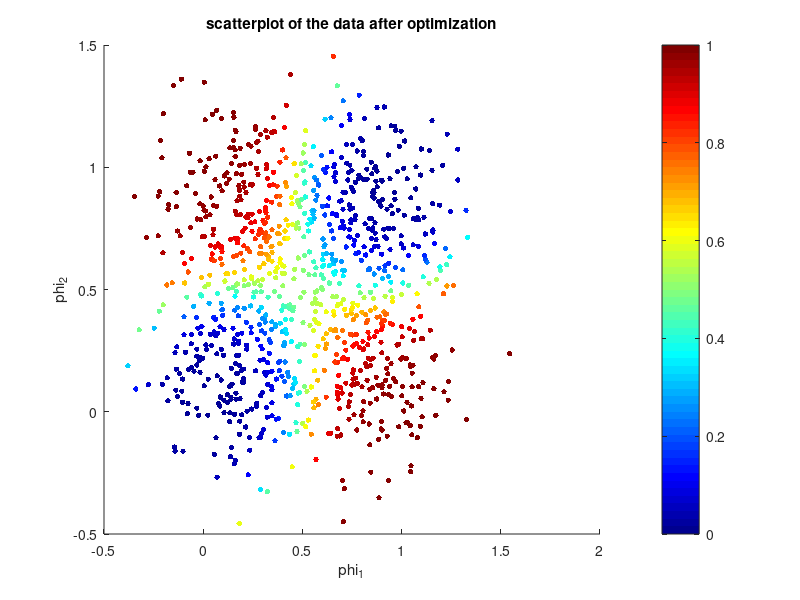

MATLAB code for this plot:
clear
data = load('a010_irlsdata.txt','-ASCII');
X = data(:,1:2); C = data(:,3);

%%
% E2 P2 Q1
Red = C;
Gre = ones(length(C),1) - Red;
Blu = zeros(length(C),1);

scatter(X(:,1),X(:,2),25,[Red Gre Blu],'fill');
xlabel('x_1');
ylabel('x_2');
title('Two class data for logistic regression')
%%
% E2 P2 Q2

Ps = [ones(length(X),1), X];
w0 = [0;0;0]

sigmf = @(x) 1./(1+exp(-x))
y = @(x,w) sigmf(w(1) + (w(2).*x(:,1)) + (w(3).*x(:,2)))

% class probabilities before optimization:
y(X,w0)
%%
iters = 10;
w = w0
for i = 1:iters
    R = repmat((y(X,w).*(1-y(X,w))),1,length(X)).*eye(length(X));
    H = Ps'*R*Ps;
    d = Ps'*(y(X,w)-C);
    w = w - inv(H)*d;
end
w

%%
% E2 P2 Q3
cl = y(X,w)
mycolormap = colormap('Jet');
d64 = [0:63]/63; % 
c = interp1(d64, mycolormap,cl);

dotsize = 15;
scatter(X(:,1),X(:,2),dotsize,c,'fill');
xlabel('x_1');
ylabel('x_2');
colorbar;
title('scatterplot of data point probabilities')

%%
%eq 4
E_w = -sum(C.*log(y(X,w))+(1-C).*log(1-y(X,w)))
E_w0 = -sum(C.*log(y(X,w0))+(1-C).*log(1-y(X,w0)))

%%
% E2 P2 Q4
%covariance matrix
s = 0.2;
S = eye(2)*s;
%means of the basis functions
mu1 = [0,0];
mu2 = [1,1];
%gaussian basis functions
p1 = mvnpdf(X,mu1,S);
p2 = mvnpdf(X,mu2,S);
%plot
dotsize = 10.3;
scatter(p1,p2,dotsize,[Red Gre Blu],'fill');
xlabel('phi_1');
ylabel('phi_2');
title('scatterplot of the data in the feature domain')

%%
% E2 P2 Q5
F = [p1,p2];
FPs = [ones(length(F),1), F];

iters = 100;
wf = w0
for i = 1:iters
    R = repmat((y(F,wf).*(1-y(F,wf))),1,length(F)).*eye(length(F));
    H = FPs'*R*FPs;
    d = FPs'*(y(F,wf)-C);
    wf = wf - inv(H)*d;
end
wf

cl_f = y(F,wf)
mycolormap = colormap('Jet');
d64 = [0:63]/63; % 
c_f = interp1(d64, mycolormap,cl_f);

dotsize = 15;
scatter(X(:,1),X(:,2),dotsize,c_f,'fill');
xlabel('phi_1');
ylabel('phi_2');
colorbar;
title('scatterplot of the data after optimization')

E_wf = -sum(C.*log(y(F,wf))+(1-C).*log(1-y(F,wf)))
